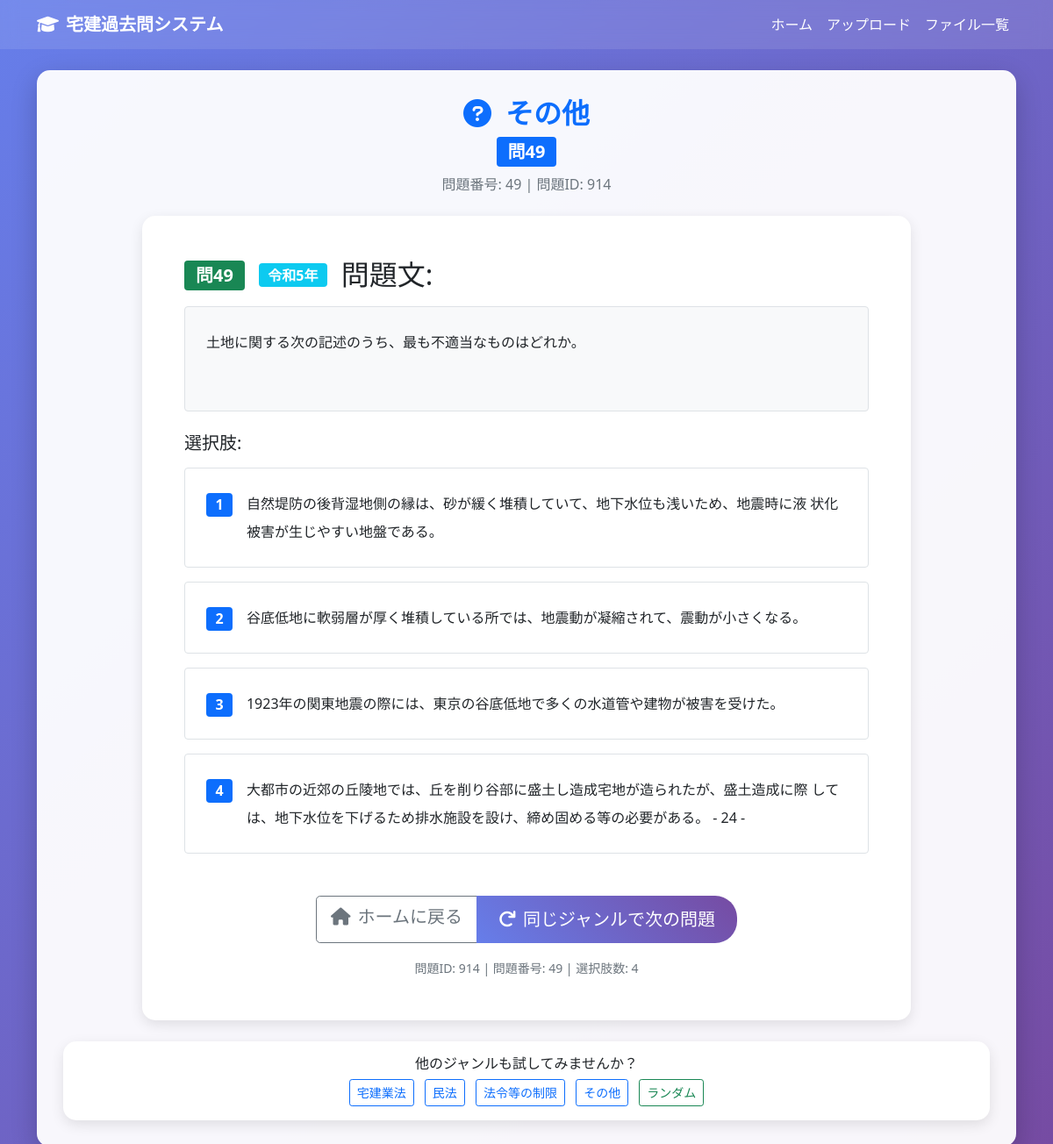
/question/others, run on the app's committed database.
### tables this page shows
CREATE TABLE questions (
            id INTEGER PRIMARY KEY AUTOINCREMENT,
            pdf_id INTEGER,
            question_text TEXT NOT NULL,
            options TEXT,
            correct_answer TEXT,
            explanation TEXT,
            genre TEXT,
            question_number INTEGER, year TEXT,
            FOREIGN KEY (pdf_id) REFERENCES pdf_files (id)
        );

### app.py (the view)
@app.route('/question/<genre>')
def get_question(genre):
    conn = sqlite3.connect('takken_exam.db')
    cursor = conn.cursor()
    if genre == 'random':
        cursor.execute('SELECT * FROM questions WHERE correct_answer IS NOT NULL AND correct_answer != "" ORDER BY RANDOM() LIMIT 1')
    else:
        cursor.execute('SELECT * FROM questions WHERE genre = ? AND correct_answer IS NOT NULL AND correct_answer != "" ORDER BY RANDOM() LIMIT 1', (genre,))
    question = cursor.fetchone()
    conn.close()
    if question:
        import json
        try:
            options = json.loads(question[3]) if question[3] else []  # optionsはインデックス3
        except (json.JSONDecodeError, TypeError):
            options = []
        question_data = {
            'id': question[0],                    # id
            'question_text': question[2],        # question_text
            'options': options,                  # options (JSON)
            'correct_answer': question[4],       # correct_answer
            'genre': GENRES.get(question[6], question[6]),  # genre
            'question_number': question[7],      # question_number
            'year': question[8] if len(question) > 8 else ''  # year
        }
        return render_template('question.html', question=question_data)
    else:
        flash('該当するジャンルの問題が見つかりません')
        return redirect(url_for('index'))

### templates/question.html (shortened to what this page needs)
{% extends "base.html" %}
{% block content %}
<div class="text-center mb-4">
    <h2 class="fw-bold text-primary">
        <i class="fas fa-question-circle me-3"></i>{{ question.genre }}
    </h2>
    <div class="badge bg-primary fs-5 mb-2">問{{ question.question_number }}</div>
    <p class="text-muted">問題番号: {{ question.question_number }} | 問題ID: {{ question.id }}</p>
</div>
<div class="row justify-content-center">
    <div class="col-lg-10">
        <div class="card card-custom">
            <div class="card-body p-5">
                <div class="question-content">
                    <div class="d-flex align-items-center mb-3">
                        <span class="badge bg-success fs-5 me-3">問{{ question.question_number }}</span>
                        {% if question.year %}
                        <span class="badge bg-info fs-6 me-3">{{ question.year }}</span>
                        {% endif %}
                        <h2 class="mb-0">問題文:</h2>
                    </div>
                    <div class="border rounded p-4 bg-light mb-4" style="min-height: 120px;">
                        <p class="mb-0 fs-6 lh-lg" style="white-space: pre-wrap;">{{ question.question_text }}</p>
                    </div>
                    {% if question.options and question.options|length > 0 %}
                    <h5 class="mb-3">選択肢:</h5>
                    <div class="options-container">
                        {% for option in question.options %}
                        <div class="option-item mb-3 p-4 border rounded bg-white clickable-option"
                             style="min-height: 80px; cursor: pointer; transition: all 0.3s ease;"
                             data-option-number="{{ loop.index }}"
                             onclick="selectOption({{ loop.index }})">
                            <div class="d-flex align-items-start">
                                <span class="badge bg-primary me-3 mt-1 fs-6 option-number">{{ loop.index }}</span>
                                <div class="flex-grow-1">
                                    <p class="mb-0 fs-6 lh-lg" style="white-space: pre-wrap; word-wrap: break-word;">{{ option }}</p>
                                </div>
                            </div>
                        </div>
                        {% endfor %}
                    </div>
                    {% else %}
                    <div class="alert alert-warning mt-3">
                        <i class="fas fa-exclamation-triangle me-2"></i>
                        この問題には選択肢が抽出されていません。PDF処理を改善する必要があります。
                    </div>
                    {% endif %}
                </div>
                <div class="text-center mt-5">
                    <div class="btn-group" role="group">
                        <a href="{{ url_for('index') }}" class="btn btn-outline-secondary btn-lg">
                            <i class="fas fa-home me-2"></i>ホームに戻る
                        </a>
                        <button onclick="location.reload()" class="btn btn-custom btn-lg">
                            <i class="fas fa-redo me-2"></i>同じジャンルで次の問題
                        </button>
                    </div>
                    <div class="mt-3">
                        <small class="text-muted">
                            問題ID: {{ question.id }} |
                            問題番号: {{ question.question_number }} |
                            選択肢数: {{ question.options|length if question.options else 0 }}
                        </small>
                    </div>
                </div>
            </div>
        </div>
    </div>
</div>
<div class="row mt-4">
    <div class="col-12">
        <div class="card card-custom">
            <div class="card-body text-center">
                <h6 class="card-title">他のジャンルも試してみませんか？</h6>
                <div class="btn-group-sm" role="group">
                    <a href="{{ url_for('get_question', genre='takken_law') }}" class="btn btn-outline-primary btn-sm me-2">宅建業法</a>
                    <a href="{{ url_for('get_question', genre='civil_law') }}" class="btn btn-outline-primary btn-sm me-2">民法</a>
                    <a href="{{ url_for('get_question', genre='legal_restrictions') }}" class="btn btn-outline-primary btn-sm me-2">法令等の制限</a>
                    <a href="{{ url_for('get_question', genre='others') }}" class="btn btn-outline-primary btn-sm me-2">その他</a>
                    <a href="{{ url_for('get_question', genre='random') }}" class="btn btn-outline-success btn-sm">ランダム</a>
                </div>
            </div>
        </div>
    </div>
</div>
{% endblock %}

### templates/base.html (style rules this page uses)
body { background: linear-gradient(135deg, #667eea 0%, #764ba2 100%); min-height: 100vh; font-family: 'Segoe UI', Tahoma, Geneva, Verdana, sans-serif; }
.btn-custom { background: linear-gradient(45deg, #667eea, #764ba2); border: none; color: white; padding: 12px 25px; border-radius: 25px; transition: all 0.3s ease; }
.card-custom { border: none; border-radius: 15px; box-shadow: 0 5px 15px rgba(0, 0, 0, 0.1); transition: transform 0.3s ease; }

### data on the page
questions: question_number "49", id "914", year "令和5年", question_text "土地に関する次の記述のうち、最も不適当なものはどれか。"

### other printed values
{{ question.genre }} "その他"
{{ option }} "自然堤防の後背湿地側の縁は、砂が緩く堆積していて、地下水位も浅いため、地震時に液 状化被害が生じやすい地盤である。" "谷底低地に軟弱層が厚く堆積している所では、地震動が凝縮されて、震動が小さくなる。" "1923年の関東地震の際には、東京の谷底低地で多くの水道管や建物が被害を受けた。" "大都市の近郊の丘陵地では、丘を削り谷部に盛土し造成宅地が造られたが、盛土造成に際 しては、地下水位を下げるため排水施設を設け、締め固める等の必要がある。 - 24 -"
{{ question.options|length if question.options else 0 }} "4"
